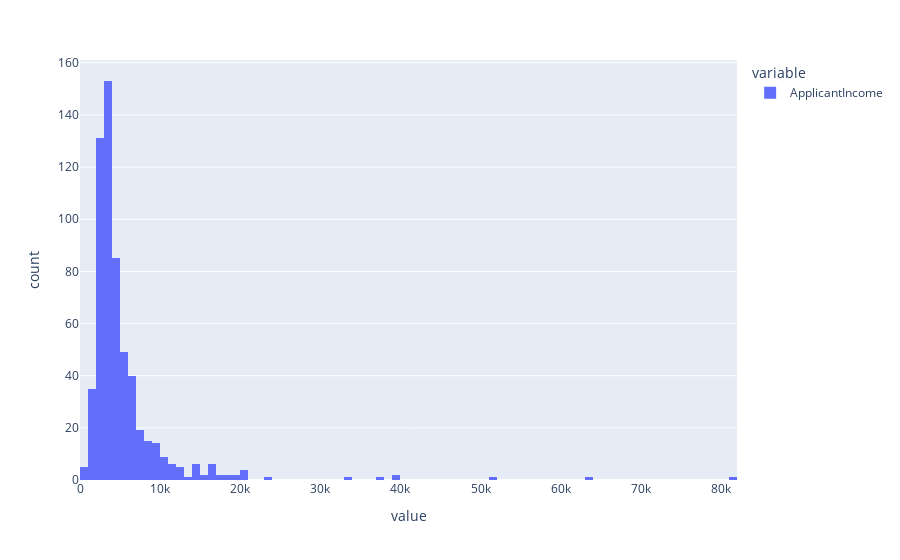

The cell this chart's notebook holds for it:
### Code cell
px.histogram(df.ApplicantIncome)

### Figure 1 — Plotly figure (JSON) as saved in the notebook; plotly's stock layout.template omitted (floating-point values rounded to 4 significant figures; data arrays with more than 128 entries replaced by an {"elided": "..."} marker saying what was removed)
{"data": [{"alignmentgroup": "True", "bingroup": "x", "hovertemplate": "variable=ApplicantIncome<br>value=%{x}<br>count=%{y}<extra></extra>", "legendgroup": "ApplicantIncome", "marker": {"color": "#636efa", "pattern": {"shape": ""}}, "name": "ApplicantIncome", "offsetgroup": "ApplicantIncome", "orientation": "v", "showlegend": true, "type": "histogram", "x": {"elided": "599 int values"}, "xaxis": "x", "yaxis": "y"}], "layout": {"autosize": true, "barmode": "relative", "legend": {"title": {"text": "variable"}, "tracegroupgap": 0}, "margin": {"t": 60}, "xaxis": {"anchor": "y", "autorange": true, "domain": [0, 1], "range": [-0.5, 82000.0], "title": {"text": "value"}, "type": "linear"}, "yaxis": {"anchor": "x", "autorange": true, "domain": [0, 1], "range": [0, 161.1], "title": {"text": "count"}}}}
